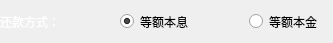
         <widget class="QWidget" name="widget_method" native="true">
          <property name="maximumSize">
           <size>
            <width>450</width>
            <height>40</height>
           </size>
          </property>
          <layout class="QGridLayout" name="gridLayout_10">
           <property name="leftMargin">
            <number>0</number>
           </property>
           <item row="0" column="1">
            <widget class="QLabel" name="label_method">
             <property name="maximumSize">
              <size>
               <width>72</width>
               <height>15</height>
              </size>
             </property>
             <property name="styleSheet">
              <string notr="true">font: 9pt &quot;锐字锐线怒放黑简1.0&quot;;
color: rgb(255, 255, 255);</string>
             </property>
             <property name="text">
              <string>还款方式： </string>
             </property>
            </widget>
           </item>
           <item row="0" column="2">
            <spacer name="horizontalSpacer">
             <property name="orientation">
              <enum>Qt::Horizontal</enum>
             </property>
             <property name="sizeType">
              <enum>QSizePolicy::Maximum</enum>
             </property>
             <property name="sizeHint" stdset="0">
              <size>
               <width>50</width>
               <height>19</height>
              </size>
             </property>
            </spacer>
           </item>
           <item row="0" column="4">
            <spacer name="horizontalSpacer_5">
             <property name="orientation">
              <enum>Qt::Horizontal</enum>
             </property>
             <property name="sizeType">
              <enum>QSizePolicy::Maximum</enum>
             </property>
             <property name="sizeHint" stdset="0">
              <size>
               <width>50</width>
               <height>20</height>
              </size>
             </property>
            </spacer>
           </item>
           <item row="0" column="5">
            <widget class="QRadioButton" name="radioButton_benjin">
             <property name="maximumSize">
              <size>
               <width>90</width>
               <height>21</height>
              </size>
             </property>
             <property name="text">
              <string>等额本金</string>
             </property>
            </widget>
           </item>
           <item row="0" column="3">
            <widget class="QRadioButton" name="radioButton_benxi">
             <property name="maximumSize">
              <size>
               <width>90</width>
               <height>21</height>
              </size>
             </property>
             <property name="text">
              <string>等额本息</string>
             </property>
             <property name="checked">
              <bool>true</bool>
             </property>
            </widget>
           </item>
          </layout>
         </widget>
